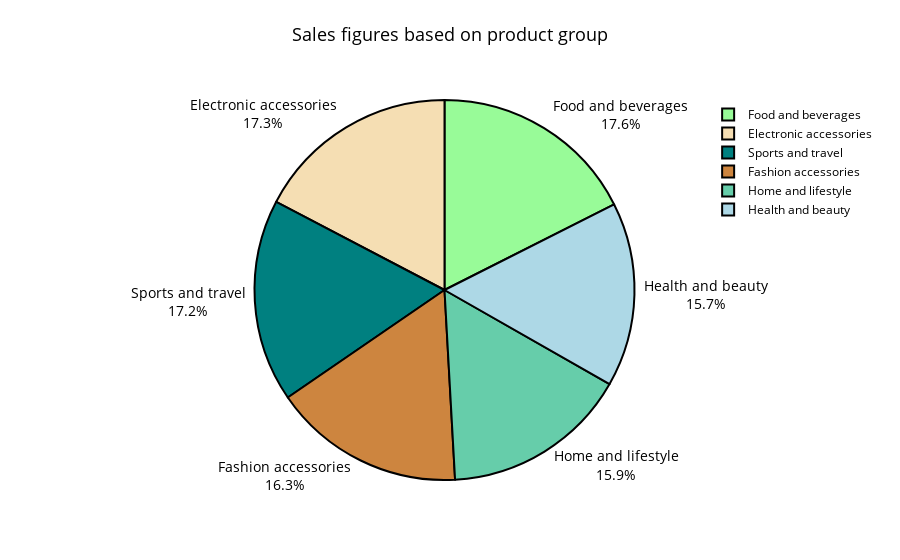

The notebook cell saved with this chart:
### Code cell
fig1= px.pie(pt2, values='total', 
             title='Sales figures based on product group',
             names = pt2.index,
             color_discrete_sequence = colorcombo1)
# Styling 
fig1.update_layout(title={'text': 'Sales figures based on product group',
                    'font': {'color': 'black', 'size': 18}}, title_x=0.5, title_y=0.95,
                  font_color='black')

fig1.update_traces(textinfo='percent+label', textposition='outside', textfont_size=14,
                  marker=dict(colors=colorcombo1, line=dict(color='#000000', width=2)))
                 
fig1.show()
#fig.write_html("idoia.html")

### Figure 1 — Plotly figure (JSON) as saved in the notebook; plotly's stock layout.template omitted (floating-point values rounded to 4 significant figures)
{"data": [{"domain": {"x": [0, 1], "y": [0, 1]}, "hovertemplate": "product_line=%{label}<br>total=%{value}<extra></extra>", "labels": ["Electronic accessories", "Fashion accessories", "Food and beverages", "Health and beauty", "Home and lifestyle", "Sports and travel"], "legendgroup": "", "marker": {"colors": ["wheat", "peru", "palegreen", "lightblue", "mediumaquamarine", "teal"], "line": {"color": "#000000", "width": 2}}, "name": "", "showlegend": true, "textfont": {"size": 14}, "textinfo": "percent+label", "textposition": "outside", "type": "pie", "values": [54340.0, 51200.0, 55110.0, 49190.0, 49790.0, 54120.0]}], "layout": {"font": {"color": "black"}, "legend": {"tracegroupgap": 0}, "piecolorway": ["wheat", "peru", "palegreen", "lightblue", "mediumaquamarine", "teal"], "title": {"font": {"color": "black", "size": 18}, "text": "Sales figures based on product group", "x": 0.5, "y": 0.95}}}
